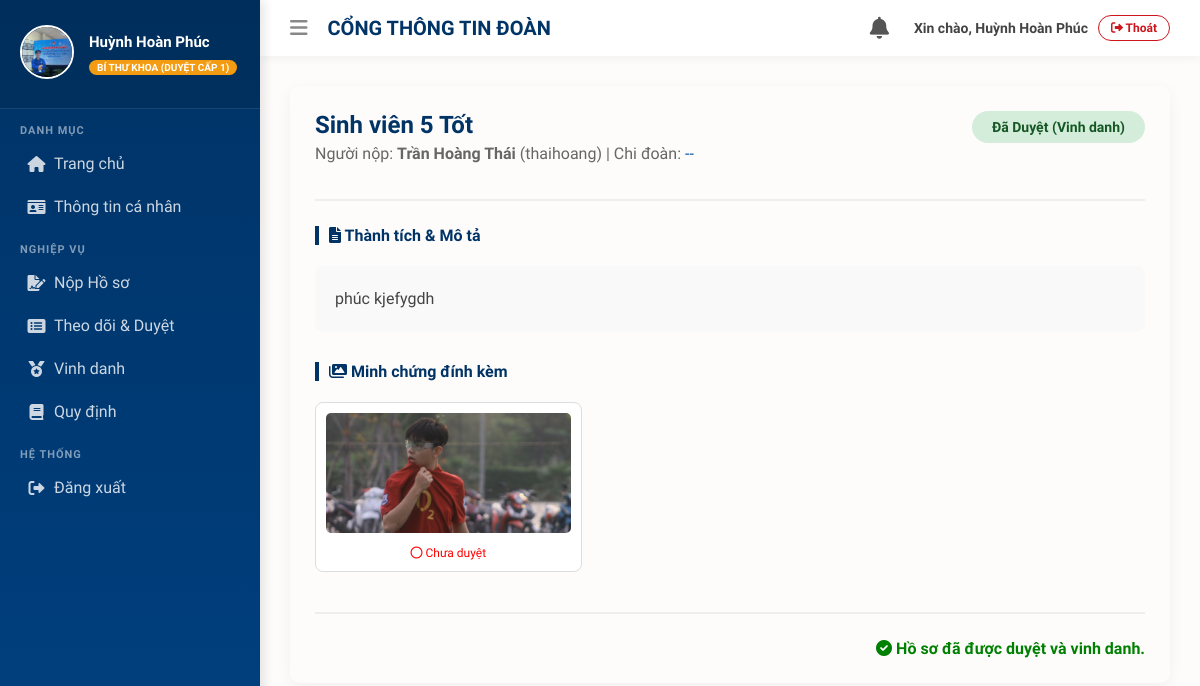
Page /xet-duyet/1/ (signed in) on the committed database.
### umt_youth_union/models.py (models this page shows, shortened)
class SinhVien(models.Model):
    ma_sinh_vien = models.CharField(max_length=20, unique=True, db_index=True)
    user = models.OneToOneField(User, on_delete=models.CASCADE, null=True, blank=True)
    avatar = models.ImageField(upload_to='avatars/', null=True, blank=True, verbose_name="Ảnh đại diện")
    ma_sinh_vien = models.CharField(max_length=15, unique=True, verbose_name="MSSV")
    ho_ten = models.CharField(max_length=100, verbose_name="Họ và Tên")
    ngay_sinh = models.DateField(null=True, blank=True, verbose_name="Ngày sinh")
    quoc_tich = models.CharField(max_length=50, default="Việt Nam", verbose_name="Quốc tịch")
    email_sv = models.EmailField(max_length=100, verbose_name="Email Sinh viên")
    so_dien_thoai = models.CharField(max_length=15, null=True, blank=True, verbose_name="Số điện thoại")
    dia_chi_thuong_tru = models.TextField(null=True, blank=True, verbose_name="Nơi thường trú")
    dia_chi_tam_tru = models.TextField(null=True, blank=True, verbose_name="Nơi tạm trú")
    truong = models.CharField(max_length=100, default="Đại học Quản lý và Công nghệ TP.HCM (UMT)", verbose_name="Trường")
    khoa_hoc = models.CharField(max_length=20, null=True, blank=True, verbose_name="Khóa học")
    chi_doan_gan_ket = models.ForeignKey(ChiDoan, on_delete=models.SET_NULL, null=True, blank=True, verbose_name="Chi Đoàn")
    CHUC_VU_CHOICES = (
        ('DOAN_VIEN', 'Đoàn viên (Nộp hồ sơ)'),
        ('UY_VIEN', 'Ủy viên (Duyệt Minh chứng)'),
        ('BI_THU_KHOA', 'Bí thư Khoa (Duyệt cấp 1)'),
        ('BI_THU_TRUONG', 'Bí thư Trường (Duyệt cuối)'),
    )
    chuc_vu = models.CharField(max_length=20, choices=CHUC_VU_CHOICES, default='DOAN_VIEN', verbose_name="Chức vụ Đoàn")

class HoSoXetDuyet(models.Model):
    sinh_vien = models.ForeignKey(SinhVien, on_delete=models.CASCADE)
    nam_hoc = models.CharField(max_length=9, verbose_name="Năm học")
    LOAI_DANH_HIEU = (
        ('SV5T', 'Sinh viên 5 Tốt'),
        ('TNTT', 'Thanh niên Tiên tiến làm theo lời Bác'),
        ('CBTB', 'Cán bộ Đoàn Tiêu biểu'),
        ('KHAC', 'Thành tích khác'),
    )
    loai_danh_hieu = models.CharField(max_length=10, choices=LOAI_DANH_HIEU, default='SV5T', verbose_name="Loại danh hiệu")
    mo_ta_thanh_tich = models.TextField(verbose_name="Mô tả thành tích")
    noi_dung_vinh_danh = models.TextField(null=True, blank=True, verbose_name="Bài viết Vinh danh")
    TRANG_THAI_CHOICES = (
        ('CHO_MINH_CHUNG', 'Chờ Ủy viên duyệt MC'),
        ('CHO_KHOA', 'Chờ Khoa duyệt'),
        ('CHO_TRUONG', 'Chờ Trường duyệt'),
        ('DAT', 'Đã Duyệt (Vinh danh)'),
        ('TU_CHOI', 'Đã từ chối'),
    )
    trang_thai = models.CharField(max_length=20, choices=TRANG_THAI_CHOICES, default='CHO_MINH_CHUNG')
    ngay_nop = models.DateField(auto_now_add=True)
    ly_do_tu_choi = models.TextField(null=True, blank=True)

class MinhChung(models.Model):
    ho_so = models.ForeignKey(HoSoXetDuyet, related_name='minh_chung_list', on_delete=models.CASCADE)
    hinh_anh = models.ImageField(upload_to='minh_chung/', verbose_name="Ảnh minh chứng")
    is_valid = models.BooleanField(default=False, verbose_name="Hợp lệ")

### umt_youth_union/views.py (the view, shortened to what this page needs)
# urls.py: path('xet-duyet/<int:pk>/', views.chi_tiet_xet_duyet, name='chi_tiet_xet_duyet'),
@login_required(login_url='login')
def chi_tiet_xet_duyet(request, pk):
    ho_so = get_object_or_404(HoSoXetDuyet, pk=pk)
    minh_chung = ho_so.minh_chung_list.all()
    me = request.user.sinhvien
    role = me.chuc_vu
    return render(request, 'umt_youth_union/ho_so/chi_tiet_ho_so.html', {'ho_so': ho_so, 'minh_chung': minh_chung, 'user_role': role})

### umt_youth_union/templates/umt_youth_union/ho_so/chi_tiet_ho_so.html (shortened to what this page needs)
{% extends 'umt_youth_union/base.html' %}
{% block content %}
<form method="post"> {% csrf_token %}
<div class="card" style="padding: 25px; border-radius: 10px; box-shadow: 0 4px 15px rgba(0,0,0,0.05);">
    <div style="display: flex; justify-content: space-between; border-bottom: 2px solid #eee; padding-bottom: 20px; margin-bottom: 25px;">
        <div>
            <h2 style="margin: 0; color: #003366;">{{ ho_so.get_loai_danh_hieu_display }}</h2>
            <p style="color: #666; margin-top: 5px;">
                Người nộp: <b>{{ ho_so.sinh_vien.ho_ten }}</b> ({{ ho_so.sinh_vien.ma_sinh_vien }}) |
                Chi đoàn: <span style="color: #0056b3;">
                    {% if ho_so.sinh_vien.chi_doan_gan_ket %}
                        {{ ho_so.sinh_vien.chi_doan_gan_ket.ten_chi_doan }}
                    {% else %}
                        --
                    {% endif %}
                </span>
            </p>
        </div>
        <div style="text-align: right;">
            <span style="display:inline-block; padding: 8px 20px; border-radius: 25px; font-weight: bold; background: #eee; font-size: 14px;
            {% if ho_so.trang_thai == 'DAT' %}background:#d4edda; color:#155724;{% elif ho_so.trang_thai == 'TU_CHOI' %}background:#f8d7da; color:#721c24;{% else %}background:#fff3cd; color:#856404;{% endif %}">
                {{ ho_so.get_trang_thai_display }}
            </span>
        </div>
    </div>
    <div style="margin-bottom: 30px;">
        <h4 style="color: #003366; border-left: 4px solid #003366; padding-left: 10px;">
            <i class="fas fa-file-alt"></i> Thành tích & Mô tả
        </h4>
        {% if user_role == 'BI_THU_TRUONG' and ho_so.trang_thai == 'CHO_TRUONG' %}
            <label style="display:block; margin-bottom:5px; font-weight:bold; color:#d35400;">Biên tập nội dung Vinh danh:</label>
            <textarea name="noi_dung_vinh_danh" rows="6" style="width: 100%; padding: 15px; border: 1px solid #3c8dbc; border-radius: 5px; font-family: inherit;">{{ ho_so.mo_ta_thanh_tich }}</textarea>
        {% else %}
            <div style="background: #f9f9f9; padding: 20px; border-radius: 8px; line-height: 1.6;">
                {{ ho_so.mo_ta_thanh_tich|linebreaksbr }}
            </div>
        {% endif %}
    </div>
    <div style="margin-bottom: 30px;">
        <h4 style="color: #003366; border-left: 4px solid #003366; padding-left: 10px;">
            <i class="fas fa-images"></i> Minh chứng đính kèm
        </h4>
        <div style="display: grid; grid-template-columns: repeat(auto-fill, minmax(200px, 1fr)); gap: 15px;">
            {% for mc in minh_chung %}
            <div style="border: 1px solid #ddd; padding: 10px; border-radius: 8px; text-align: center; background: white;">
                <a href="{{ mc.hinh_anh.url }}" target="_blank">
                    <img src="{{ mc.hinh_anh.url }}" style="width: 100%; height: 120px; object-fit: cover; border-radius: 5px;">
                </a>
                {% if user_role == 'UY_VIEN' and ho_so.trang_thai == 'CHO_MINH_CHUNG' %}
                    <div style="margin-top: 10px; text-align: left; background: #e3f2fd; padding: 5px; border-radius: 4px;">
                        <input type="checkbox" name="mc_{{ mc.id }}" id="mc_{{ mc.id }}" style="transform: scale(1.2);">
                        <label for="mc_{{ mc.id }}" style="font-size: 13px; font-weight: bold; cursor: pointer; color: #0d47a1;">Xác nhận Hợp lệ</label>
                    </div>
                {% else %}
                    <div style="margin-top: 5px;">
                        {% if mc.is_valid %}
                            <span style="color: green; font-weight: bold; font-size: 12px;"><i class="fas fa-check-circle"></i> Đã duyệt</span>
                        {% else %}
                            <span style="color: red; font-size: 12px;"><i class="far fa-circle"></i> Chưa duyệt</span>
                        {% endif %}
                    </div>
                {% endif %}
            </div>
            {% endfor %}
        </div>
    </div>
    <div style="margin-top: 40px; border-top: 2px solid #eee; padding-top: 25px; text-align: right;">
        {% if user_role == 'UY_VIEN' and ho_so.trang_thai == 'CHO_MINH_CHUNG' %}
            <button type="submit" name="action" value="tra_ve" class="btn-reject">Trả về (Sai minh chứng)</button>
            <button type="submit" name="action" value="xac_nhan_mc" class="btn-approve">Xác nhận & Gửi lên Khoa</button>
        {% elif user_role == 'BI_THU_KHOA' and ho_so.trang_thai == 'CHO_KHOA' %}
            <input type="text" name="ly_do" placeholder="Lý do từ chối (nếu có)..." class="input-reason">
            <button type="submit" name="action" value="tu_choi" class="btn-reject">Từ chối</button>
            <button type="submit" name="action" value="duyet_khoa" class="btn-approve">Duyệt cấp Khoa</button>
        {% elif user_role == 'PHO_BI_THU_KHOA' and ho_so.trang_thai == 'CHO_KHOA' %}
            <input type="text" name="ly_do" placeholder="Lý do từ chối (nếu có)..." class="input-reason">
            <button type="submit" name="action" value="tu_choi" class="btn-reject">Từ chối</button>
            <button type="submit" name="action" value="duyet_khoa" class="btn-approve">Duyệt cấp Khoa</button>
        {% elif user_role == 'BI_THU_TRUONG' and ho_so.trang_thai == 'CHO_TRUONG' %}
            <input type="text" name="ly_do" placeholder="Lý do từ chối..." class="input-reason">
            <button type="submit" name="action" value="tu_choi" class="btn-reject">Từ chối</button>
            <button type="submit" name="action" value="duyet_truong" class="btn-approve">CÔNG BỐ VINH DANH</button>
        {% elif user_role == 'PHO_BI_THU_TRUONG' and ho_so.trang_thai == 'CHO_TRUONG' %}
            <input type="text" name="ly_do" placeholder="Lý do từ chối..." class="input-reason">
            <button type="submit" name="action" value="tu_choi" class="btn-reject">Từ chối</button>
            <button type="submit" name="action" value="duyet_truong" class="btn-approve">CÔNG BỐ VINH DANH</button>
        {% elif user.is_superuser and ho_so.trang_thai == 'CHO_TRUONG' %}
            <input type="text" name="ly_do" placeholder="Lý do từ chối..." class="input-reason">
            <button type="submit" name="action" value="tu_choi" class="btn-reject">Từ chối</button>
            <button type="submit" name="action" value="duyet_truong" class="btn-approve">CÔNG BỐ VINH DANH</button>
        {% else %}
            {% if ho_so.trang_thai == 'CHO_MINH_CHUNG' %}
                <span style="color: #e67e22;">Đang chờ Ủy viên duyệt minh chứng.</span>
            {% elif ho_so.trang_thai == 'CHO_KHOA' %}
                <span style="color: #e67e22;">Đang chờ Bí thư Khoa duyệt.</span>
            {% elif ho_so.trang_thai == 'CHO_TRUONG' %}
                <span style="color: #e67e22;">Đang chờ Đoàn trường duyệt cuối.</span>
            {% elif ho_so.trang_thai == 'DAT' %}
                <span style="color: green; font-weight: bold;"><i class="fas fa-check-circle"></i> Hồ sơ đã được duyệt và vinh danh.</span>
            {% endif %}
        {% endif %}
    </div>
</div>
</form>
{% endblock %}

### umt_youth_union/templates/umt_youth_union/base.html (shortened to what this page needs)
{% load static %}
<!DOCTYPE html>
<html lang="vi">
<head>
    <link rel="stylesheet" href="https://cdnjs.cloudflare.com/ajax/libs/font-awesome/6.0.0/css/all.min.css">
</head>
<body>
    <div class="wrapper">
        {% include 'umt_youth_union/sidebar.html' %}
        <div class="content-wrapper">
            <header class="main-header">
                <div class="header-logo">
                    <i class="fas fa-bars" style="cursor: pointer; margin-right: 15px; color: #888;"></i>
                    <span>CỔNG THÔNG TIN ĐOÀN</span>
                </div>
                <div class="header-right">
                    <div class="notification-dropdown">
                        <i class="fas fa-bell" style="font-size: 22px; color: #555;" onclick="toggleNoti()"></i>
                    </div>
                    <div style="display: flex; align-items: center; gap: 10px;">
                        <span style="font-weight: 600; font-size: 14px;">Xin chào, {{ user.last_name }} {{ user.first_name }}</span>
                        <a href="{% url 'logout' %}" style="color: #cd161c; text-decoration: none; border: 1px solid #cd161c; padding: 5px 12px; border-radius: 20px; font-size: 12px; font-weight: bold;">
                            <i class="fas fa-sign-out-alt"></i> Thoát
                        </a>
                    </div>
                </div>
            </header>
            <section class="content">
                {% block content %}
                {% endblock %}
            </section>
        </div>
    </div>
</body>
</html>

### umt_youth_union/templates/umt_youth_union/sidebar.html (shortened to what this page needs)
{% load static %}
<div class="sidebar">
    <div class="user-panel">
        <div class="image">
            {% if user.sinhvien.avatar %}<img src="{{ user.sinhvien.avatar.url }}" class="img-circle">
            {% else %}<div class="img-circle-default"><i class="fas fa-user"></i></div>{% endif %}
        </div>
        <div class="info">
            <p>{{ user.last_name }} {{ user.first_name }}</p>
            {% if user.is_superuser %}
                <span class="role-badge" style="background: #e74c3c;">Admin</span>
            {% else %}
                <span class="role-badge">{{ user.sinhvien.get_chuc_vu_display }}</span>
            {% endif %}
        </div>
    </div>
    <ul class="sidebar-menu">
        <li class="header">DANH MỤC</li>
        <li><a href="{% url 'dashboard' %}"><i class="fas fa-home"></i> <span>Trang chủ</span></a></li>
        <li><a href="{% url 'profile' %}"><i class="fas fa-id-card"></i> <span>Thông tin cá nhân</span></a></li>
        <li class="header">NGHIỆP VỤ</li>
        <li><a href="{% url 'chon_danh_hieu' %}"><i class="fas fa-file-signature"></i> <span>Nộp Hồ sơ</span></a></li>
        <li><a href="{% url 'danh_sach_ho_so' %}"><i class="fas fa-list-alt"></i> <span>Theo dõi & Duyệt</span></a></li>
        <li><a href="{% url 'vinh_danh' %}"><i class="fas fa-medal"></i> <span>Vinh danh</span></a></li>
        <li><a href="{% url 'quy_dinh' %}"><i class="fas fa-book"></i> <span>Quy định</span></a></li>
        <li class="header">HỆ THỐNG</li>
        <li><a href="{% url 'logout' %}"><i class="fas fa-sign-out-alt"></i> <span>Đăng xuất</span></a></li>
    </ul>
</div>

### rows in the picture
HoSoXetDuyet: loai_danh_hieu "Sinh viên 5 Tốt", sinh_vien.ho_ten "Trần Hoàng Thái", sinh_vien.ma_sinh_vien "thaihoang", trang_thai "Đã Duyệt (Vinh danh)", mo_ta_thanh_tich "phúc kjefygdh"
MinhChung: hinh_anh (picture), is_valid False (drawn)

### other values in the picture
{{ user.last_name }} "Huỳnh Hoàn"
{{ user.first_name }} "Phúc"
{{ user.sinhvien.get_chuc_vu_display }} "BÍ THƯ KHOA (DUYỆT CẤP 1)"
